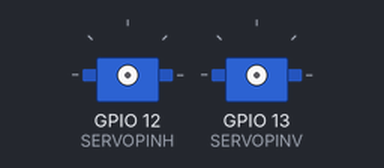
A sketch run on a simulated ESP32. On the bench: 2 × servo. Random numbers use the default seed unless the sketch sets one; what the sketch prints to the serial monitor is not drawn.

Above: at 0.0 s.
At 1.1 s:
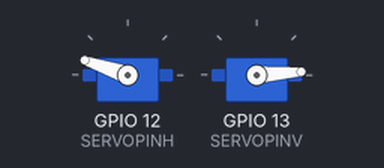
At 17.9 s:
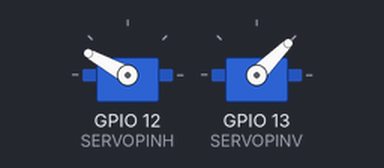
At 36.7 s:
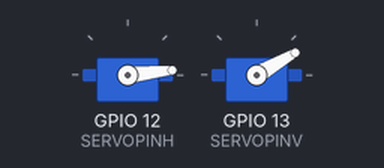
Timing chart, 0 to 40.0 s (numbered marks = the images above):
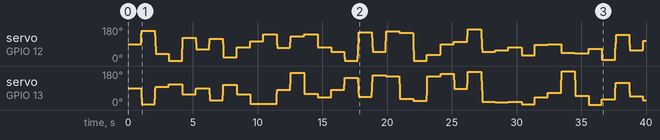

The sketch:

SimpleSERVO.ino
```cpp
#include <ESP32Servo.h>
#include <math.h>

Servo servoH;
Servo servoV;

const int SERVOPINH = 12;
const int SERVOPINV = 13;

void setup()
{
  Serial.begin(115200);
  delay(1000);

  servoH.setPeriodHertz(50);
  servoH.attach(SERVOPINH);
  servoV.setPeriodHertz(50);
  servoV.attach(SERVOPINV, 500, 2500);
}

bool go(Servo* servo, int dest)
{
  int pos = servo->read();

  if (pos == dest) {
    return false;
  }

  float dx = (dest - pos) / 1000.0;
  if (dx > 0) dx++;
  if (dx < 0) dx--;

  servo->write(pos + int(dx));
  Serial.println(pos + int(dx));
  return true;
}


void loop()
{
  int x = random (1, 180);
  int y = random (1, 180);

  //x = 89;
  //y = 60;

  Serial.println("*********************************************");
  Serial.println("Destination : " + String(x) + "," + String(y));

  bool dx;
  bool dy;

  do {
    dx = go(&servoH, x);
    dy = go(&servoV, y);
    //delay(5);
  }
  while (dx || dy);

  Serial.println("Done !");

  delay(1000);
}
```
